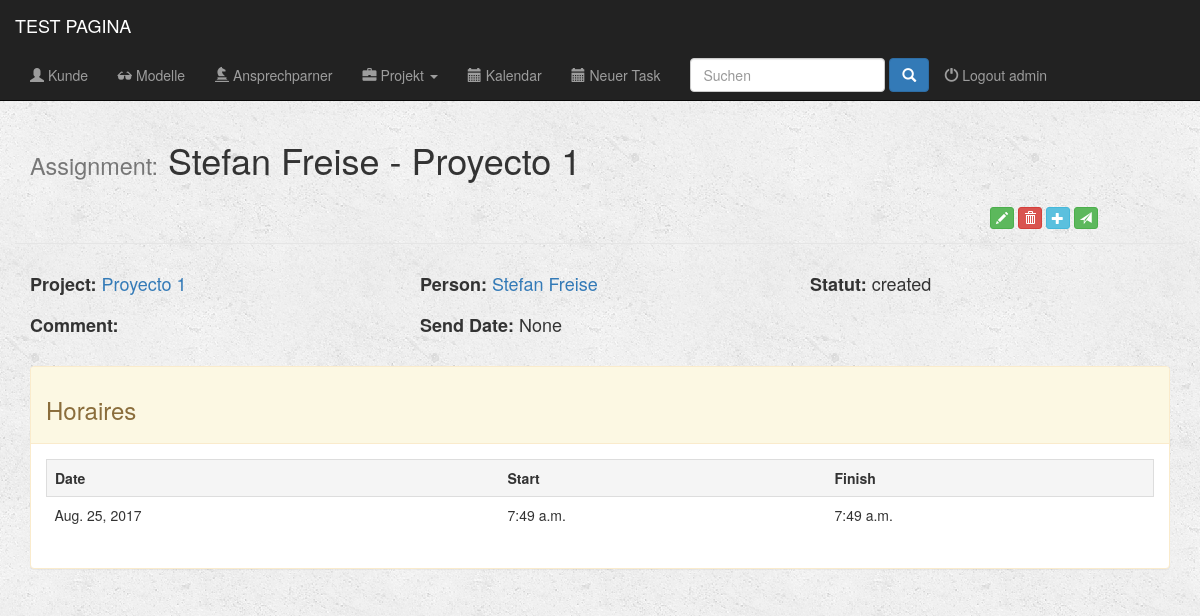
Before: /apli/assignment/1/ (signed in) with the older database file.
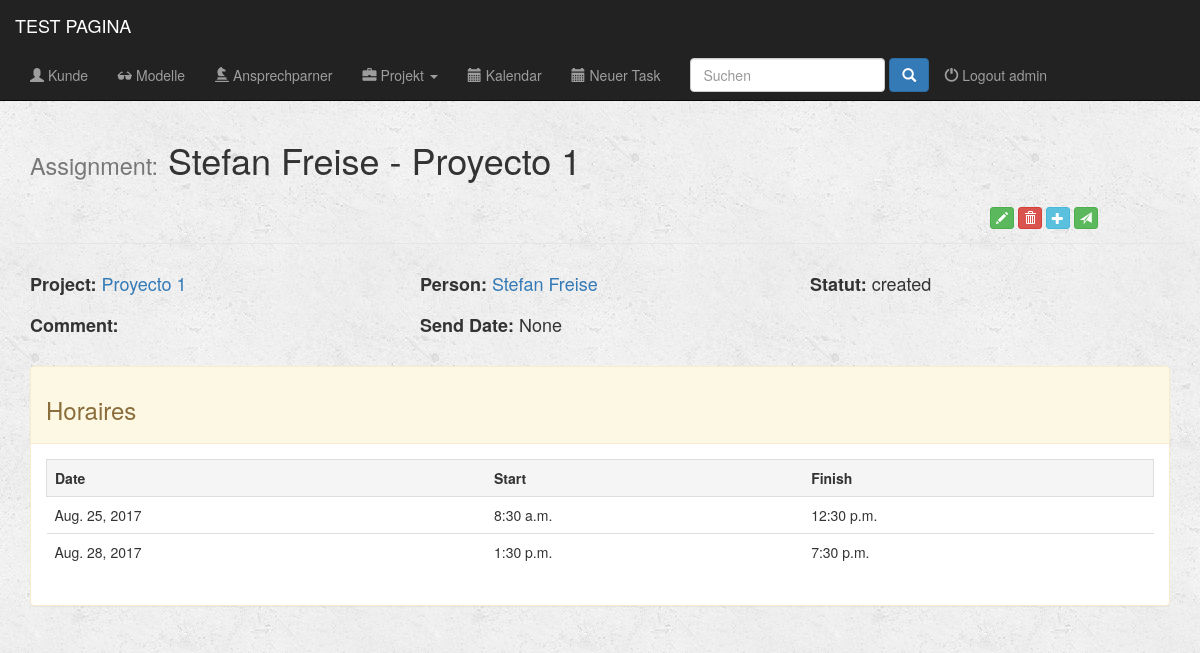
After: the same page with the newer database file.
### apli/models.py (models this page shows, shortened)
class Horaire(models.Model):
    assignment = models.ForeignKey(Assignment, on_delete=models.CASCADE)
    date = models.DateField()
    start_time = models.TimeField()
    finish_time = models.TimeField()
    class Meta:
        verbose_name = 'Horaire'
        verbose_name_plural = 'Horaires'

### apli/views.py (the view)
# urls.py: url(r'^assignment/(?P<pk>[0-9]+)/$', views.detail_assignment, name='detail_assignment'),
@login_required(login_url='/register/login/')
def detail_assignment(request, pk):
    assignment = get_object_or_404(Assignment, id=pk)
    all_horaire = assignment.horaire_set.all()
    return render(request, 'apli/assignment/detail_assignment.html', {'assignment': assignment, 'all_horaire': all_horaire})

### apli/models.py (called while the page is built)
    def __str__(self):
        return self.person.name + ' - ' + self.project.name

### fullcalendar/fullcalendar.py (called while the page is built)
def css_url():
    return FULLCALENDAR['css_url']

def print_css_url():
    return FULLCALENDAR['print_css_url']

def javascript_url():
    return FULLCALENDAR['javascript_url']

def jquery_url():
    return FULLCALENDAR['jquery_url']

def jquery_ui_url():
    return FULLCALENDAR['jquery_ui_url']

### fullcalendar/templatetags/fullcalendar_tags.py (called while the page is built)
@register.inclusion_tag("fullcalendar/calendar_init.html")
def calendar_init(calendar_config_options):
    return {'calendar_config_options': mark_safe(calendar_config_options)}

@register.simple_tag
def fullcalendar_css_url():
    return css_url()

@register.simple_tag
def fullcalendar_print_css_url():
    return print_css_url()

@register.simple_tag
def fullcalendar_javascript_url():
    return javascript_url()

@register.simple_tag
def fullcalendar_jquery_url():
    return jquery_url()

@register.simple_tag
def fullcalendar_jquery_ui_url():
    return jquery_ui_url()

@register.simple_tag
def fullcalendar_css():
    url = fullcalendar_css_url()
    return mark_safe("<link href='%s' rel='stylesheet' />" % url)

### apli/templates/apli/assignment/detail_assignment.html
{% extends 'apli/base.html' %}
{% block body %}
    <div class="container">
        <h1><small>Assignment:</small> {{assignment}}</h1>
    </div>
    <div class="container  modal-header">
        <div class="row">
            <a href="{% url 'assignment_update' assignment.id %}" <button type="submit" class="btn btn-success btn-xs glyphicon glyphicon-pencil col-md-offset-10" data-toggle="modal"></a>
            <a href="{% url 'assignment_delete' assignment.id %}" <button type="submit" class="btn btn-danger btn-xs glyphicon glyphicon-trash col-md" data-toggle="modal"></a>
            <a href="#" <button type="submit" class="btn btn-info btn-xs glyphicon glyphicon-plus col-md" data-toggle="modal"></a>
            <a href="#" <button type="submit" class="btn btn-success btn-xs glyphicon glyphicon-send col-md" data-toggle="modal"></a>
        </div>
    </div>
    <div class= "container">
        <br>
        <div class="row">
            <div class="container col-md-4">
                <h4><b>Project: </b><a href="{% url 'detail_project' assignment.project.id %}">{{assignment.project.name}}</a></h4>
            </div>
            <div class="container  col-md-4">
                <h4><b>Person:</b> <a href="{% url 'detail_person' assignment.person.id %}">{{assignment.person.name}}</a></h4>
            </div>
            <div class="container  col-md-4">
                <h4><b>Statut:</b> {{assignment.statut}}</h4>
            </div>
            <div class="container  col-md-4">
                <h4><b>Comment:</b> {{assignment.comment }}</h4>
            </div>
            <div class="container  col-md-4">
                <h4><b>Send Date:</b> {{assignment.send_date}}</h4>
            </div>
        </div>
    </div>
    <div class="container">
        <br>
        <div class="panel panel-warning">
            <div class="panel-heading"><h3>Horaires</h3></div>
            <div class="panel-body">
                {% if all_horaire %}
                    <div class="table-responsive">
                        <table class="table table-hover ">
                            <tr class="active table-bordered">
                                <th >Date</th>
                                <th>Start</th>
                                <th>Finish</th>
                            </tr>
                            {% for horaire in all_horaire %}
                                <tr>
                                    <td>{{horaire.date}}</td>
                                    <td>{{horaire.start_time}}</td>
                                    <td>{{horaire.finish_time}}</td>
                                </tr>
                            {% endfor %}
                        </table>
                    </div>
                {% else %}
                    <p> Keine Horaires </p>
                {% endif %}
            </div>
        </div>
    </div>
{% endblock %}

Changed rows visible on the page:
changed Horaire "Aug. 25, 2017": start_time "7:49 a.m." → "8:30 a.m."; finish_time "7:49 a.m." → "12:30 p.m."
added Horaire: date "Aug. 28, 2017", start_time "1:30 p.m.", finish_time "7:30 p.m."
